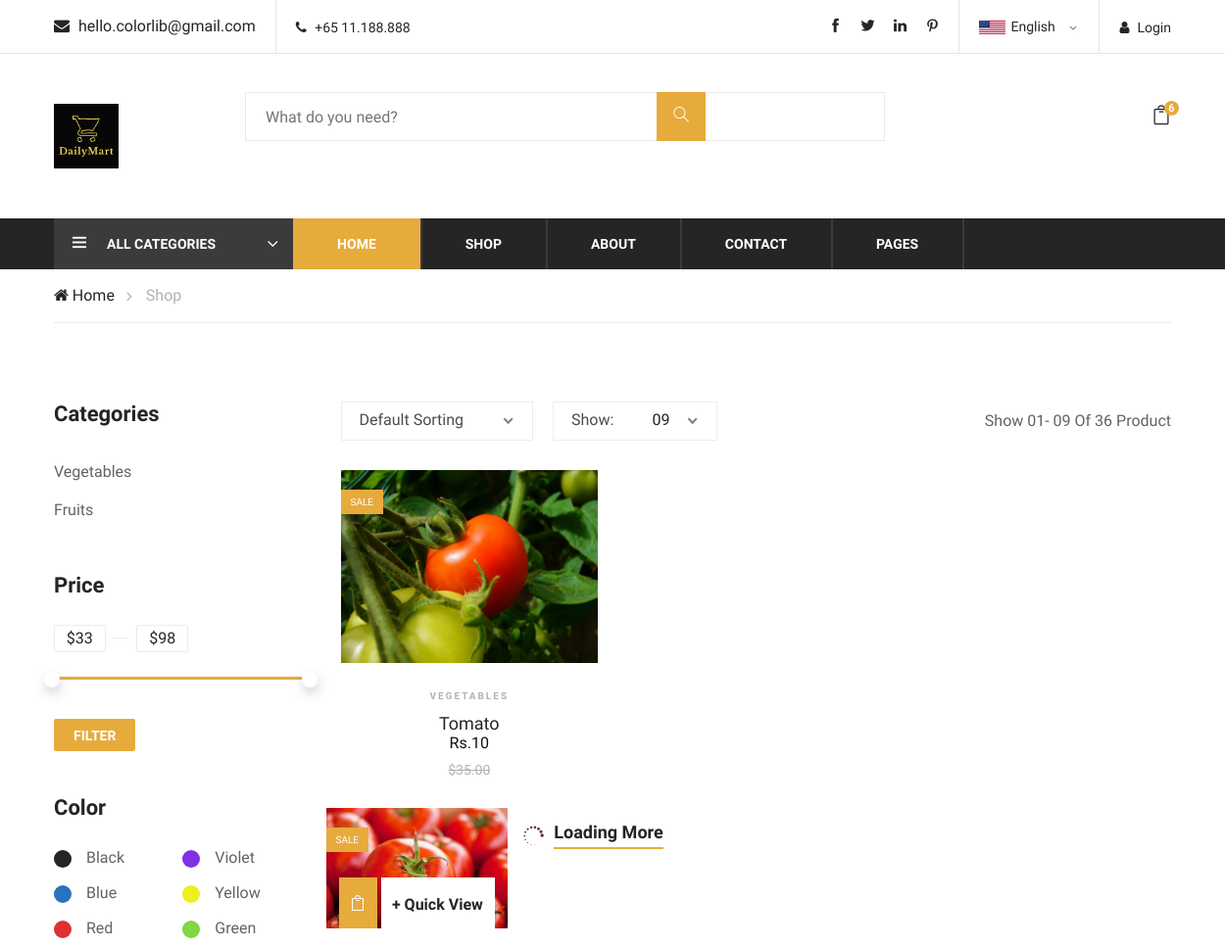
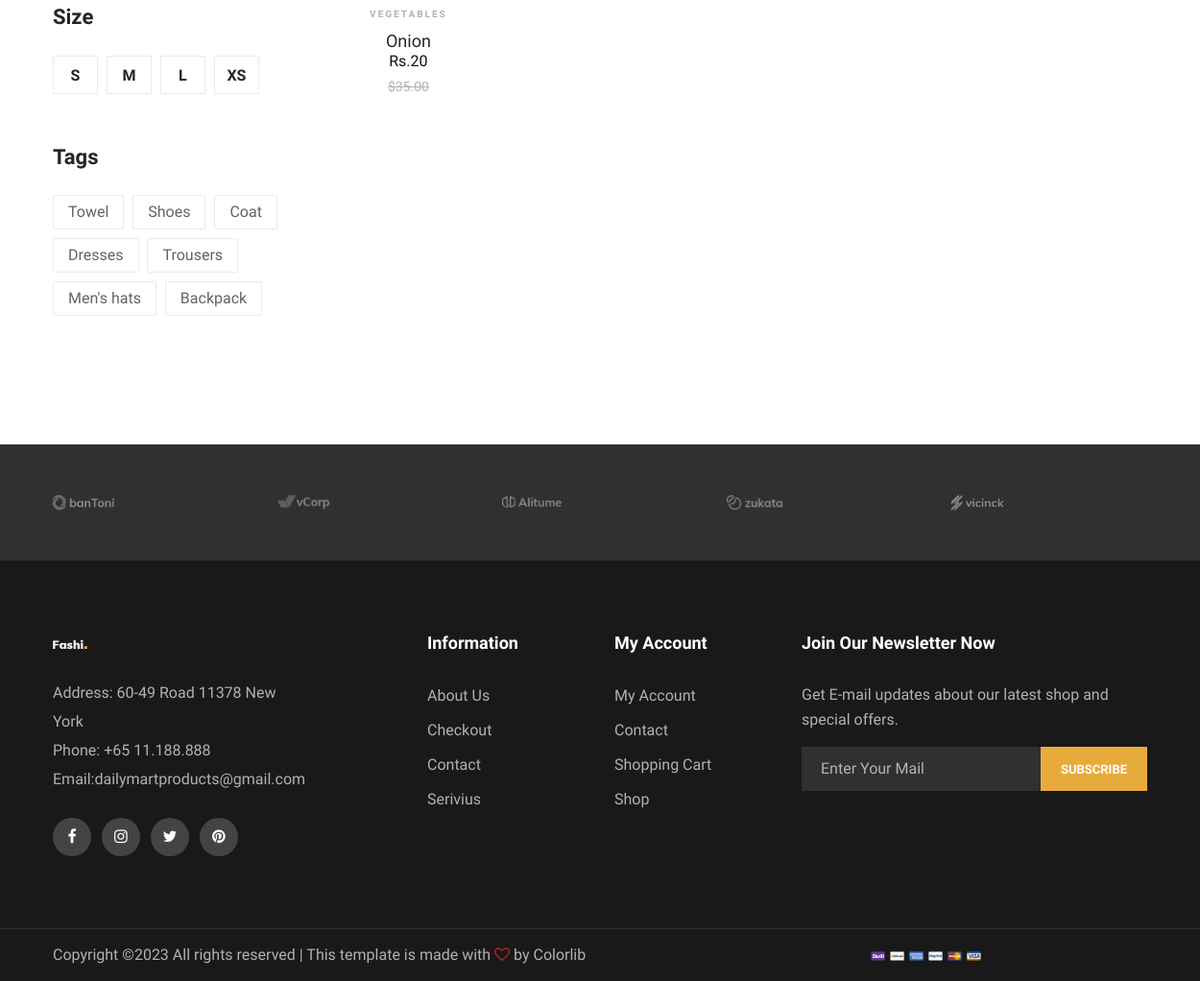
Screenshot of /UserApp/usershop/Vegetables/ with the database file from the repository (2 pictures, top to bottom).
### dailymartapp/models.py (models this page shows)
class Categorydb(models.Model):
    Cname=models.CharField(max_length=150)
    Cimage=models.ImageField()
    Cdescription=models.TextField()

class Productdb(models.Model):
    pr_name=models.CharField(max_length=200)
    pr_price=models.IntegerField()
    pr_weight=models.IntegerField()
    pr_image=models.FileField()
    categories=models.CharField(max_length=200)

### UserApp/views.py (the view)
# urls.py: path('usershop/<str:cat>/',views.usershop,name='usershop'),
def usershop(request,cat):
    data=Categorydb.objects.filter()
    cartcount=Cart.objects.all().count()
    if(cat=="all"):
        prdata=Productdb.objects.all()
    else:
        prdata=Productdb.objects.filter(categories=cat)
    return render(request,"shop.html",{"data":data,"prdata":prdata,"cartcount":cartcount})

### UserApp/templates/shop.html (shortened to what this page needs)
{% extends 'userindex.html' %}
{% load static %}
{% block content %}
    <div class="breacrumb-section">
        <div class="container">
            <div class="row">
                <div class="col-lg-12">
                    <div class="breadcrumb-text">
                        <a href="#"><i class="fa fa-home"></i> Home</a>
                        <span>Shop</span>
                    </div>
                </div>
            </div>
        </div>
    </div>
    <section class="product-shop spad">
        <div class="container">
            <div class="row">
                <div class="col-lg-3 col-md-6 col-sm-8 order-2 order-lg-1 produts-sidebar-filter">
                    <div class="filter-widget">
                        <h4 class="fw-title">Categories</h4>
                        <ul class="filter-catagories">
                            {% for i in data %}
                            <li><a href="{% url 'usershop' cat=i.Cname %}">{{i.Cname}}</a></li>
                            {% endfor %}
                        </ul>
                    </div>
                    <div class="filter-widget">
                        <h4 class="fw-title">Price</h4>
                        <div class="filter-range-wrap">
                            <div class="range-slider">
                                <div class="price-input">
                                    <input type="text" id="minamount">
                                    <input type="text" id="maxamount">
                                </div>
                            </div>
                            <div class="price-range ui-slider ui-corner-all ui-slider-horizontal ui-widget ui-widget-content"
                                data-min="33" data-max="98">
                                <span tabindex="0" class="ui-slider-handle ui-corner-all ui-state-default"></span>
                                <span tabindex="0" class="ui-slider-handle ui-corner-all ui-state-default"></span>
                            </div>
                        </div>
                        <a href="#" class="filter-btn">Filter</a>
                    </div>
                    <div class="filter-widget">
                        <h4 class="fw-title">Color</h4>
                        <div class="fw-color-choose">
                            <div class="cs-item">
                                <label class="cs-black" for="cs-black">Black</label>
                            </div>
                            <div class="cs-item">
                                <label class="cs-violet" for="cs-violet">Violet</label>
                            </div>
                            <div class="cs-item">
                                <label class="cs-blue" for="cs-blue">Blue</label>
                            </div>
                            <div class="cs-item">
                                <label class="cs-yellow" for="cs-yellow">Yellow</label>
                            </div>
                            <div class="cs-item">
                                <label class="cs-red" for="cs-red">Red</label>
                            </div>
                            <div class="cs-item">
                                <label class="cs-green" for="cs-green">Green</label>
                            </div>
                        </div>
                    </div>
                    <div class="filter-widget">
                        <h4 class="fw-title">Size</h4>
                        <div class="fw-size-choose">
                            <div class="sc-item">
                                <label for="s-size">s</label>
                            </div>
                            <div class="sc-item">
                                <label for="m-size">m</label>
                            </div>
                            <div class="sc-item">
                                <label for="l-size">l</label>
                            </div>
                            <div class="sc-item">
                                <label for="xs-size">xs</label>
                            </div>
                        </div>
                    </div>
                    <div class="filter-widget">
                        <h4 class="fw-title">Tags</h4>
                        <div class="fw-tags">
                            <a href="#">Towel</a>
                            <a href="#">Shoes</a>
                            <a href="#">Coat</a>
                            <a href="#">Dresses</a>
                            <a href="#">Trousers</a>
                            <a href="#">Men's hats</a>
                            <a href="#">Backpack</a>
                        </div>
                    </div>
                </div>
                <div class="col-lg-9 order-1 order-lg-2">
                    <div class="product-show-option">
                        <div class="row">
                            <div class="col-lg-7 col-md-7">
                                <div class="select-option">
                                </div>
                            </div>
                            <div class="col-lg-5 col-md-5 text-right">
                                <p>Show 01- 09 Of 36 Product</p>
                            </div>
                        </div>
                    </div>
                    {% for i in prdata %}
                    <div class="product-list">
                        <div class="row">
                            <div class="col-lg-4 col-sm-6">
                                <div class="product-item">
                                    <div class="pi-pic">
                                        <img src="{{i.pr_image.url}}" alt="">
                                        <div class="sale pp-sale">Sale</div>
                                        <ul>
                                            <li class="w-icon active"><a href="#"><i class="icon_bag_alt"></i></a></li>
                                            <li class="quick-view"><a href="#">+ Quick View</a></li>
                                        </ul>
                                    </div>
                                    <div class="pi-text">
                                        <div class="catagory-name">{{i.categories}}</div>
                                        <a href="{% url 'productdetails' productid=i.id %}">
                                            <h5>{{i.pr_name}}</h5>
                                        </a>
                                        <div class="product-price">
                                            <h6>Rs.{{i.pr_price}}</h6>
                                            <span>$35.00</span>
                                        </div>
                                    </div>
                                </div>
                            </div>
                            {% endfor %}
                    <div class="loading-more">
                        <i class="icon_loading"></i>
                        <a href="#">
                            Loading More
                        </a>
                    </div>
                </div>
            </div>
        </div>
    </section>
    <div class="partner-logo">
        <div class="container">
            <div class="logo-carousel owl-carousel">
                <div class="logo-item">
                    <div class="tablecell-inner">
                        <img src="{% static 'styles/img/logo-carousel/logo-1.png' %}" alt="">
                    </div>
                </div>
                <div class="logo-item">
                    <div class="tablecell-inner">
                        <img src="{% static 'styles/img/logo-carousel/logo-2.png' %}" alt="">
                    </div>
                </div>
                <div class="logo-item">
                    <div class="tablecell-inner">
                        <img src="{% static 'styles/img/logo-carousel/logo-3.png' %}" alt="">
                    </div>
                </div>
                <div class="logo-item">
                    <div class="tablecell-inner">
                        <img src="{% static 'styles/img/logo-carousel/logo-4.png' %}" alt="">
                    </div>
                </div>
                <div class="logo-item">
                    <div class="tablecell-inner">
                        <img src="{% static 'styles/img/logo-carousel/logo-5.png' %}" alt="">
                    </div>
                </div>
            </div>
        </div>
    </div>
    {% endblock %}

### rows the page displays
Categorydb: Cname "Vegetables"
Categorydb: Cname "Fruits"
Productdb: pr_image (picture), categories "VEGETABLES", pr_name "Tomato", pr_price "10"
Productdb: pr_image (picture), categories "VEGETABLES", pr_name "Onion", pr_price "20"

### other values shown
{{ cartcount }} "6"
